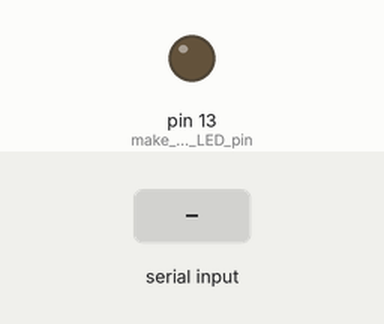
The sketch below on a simulated Arduino Uno, built with avr-gcc and run on an emulated ATmega328P. Parts: output pins drawn as LEDs (lit = HIGH). The test bench sets the inputs (shaded band). What the sketch prints to the serial monitor is not drawn.

Above: at 1.2 s.
1.3 s: "yes" received over Serial
At 2.7 s:
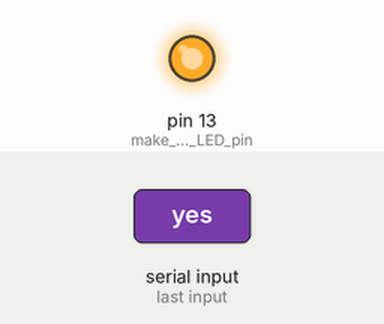
3.8 s: "no" received over Serial
At 5.7 s:
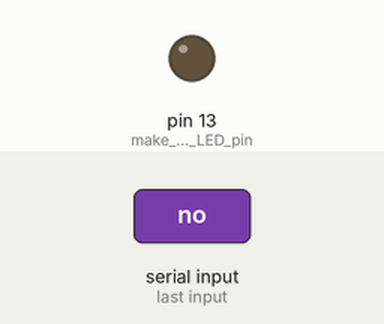
Timing chart, 0 to 7.2 s (numbered marks = the images above; inputs shaded):
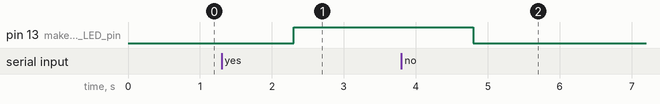

The sketch:

slave_python.ino
```cpp
#include <SoftwareSerial.h>

String data;

void setup() {
  Serial.begin(9600); //initialize serial COM at 9600 baudrate
  pinMode(LED_BUILTIN, OUTPUT); //make the LED pin (13) as output
  digitalWrite (LED_BUILTIN, LOW);

  Serial.println("Hi!, I am Arduino");
}

void loop() {
while (Serial.available()){
  data = Serial.readString();
}
if (data == "yes")
digitalWrite (LED_BUILTIN, HIGH);
else if (data == "no")
digitalWrite (LED_BUILTIN, LOW);
}
```

Measured:
- after the input at 1.3 s, pin 13 (make_the_LED_pin): LOW → HIGH after 1.0 s
- after the input at 3.8 s, pin 13 (make_the_LED_pin): HIGH → LOW after 1.0 s
